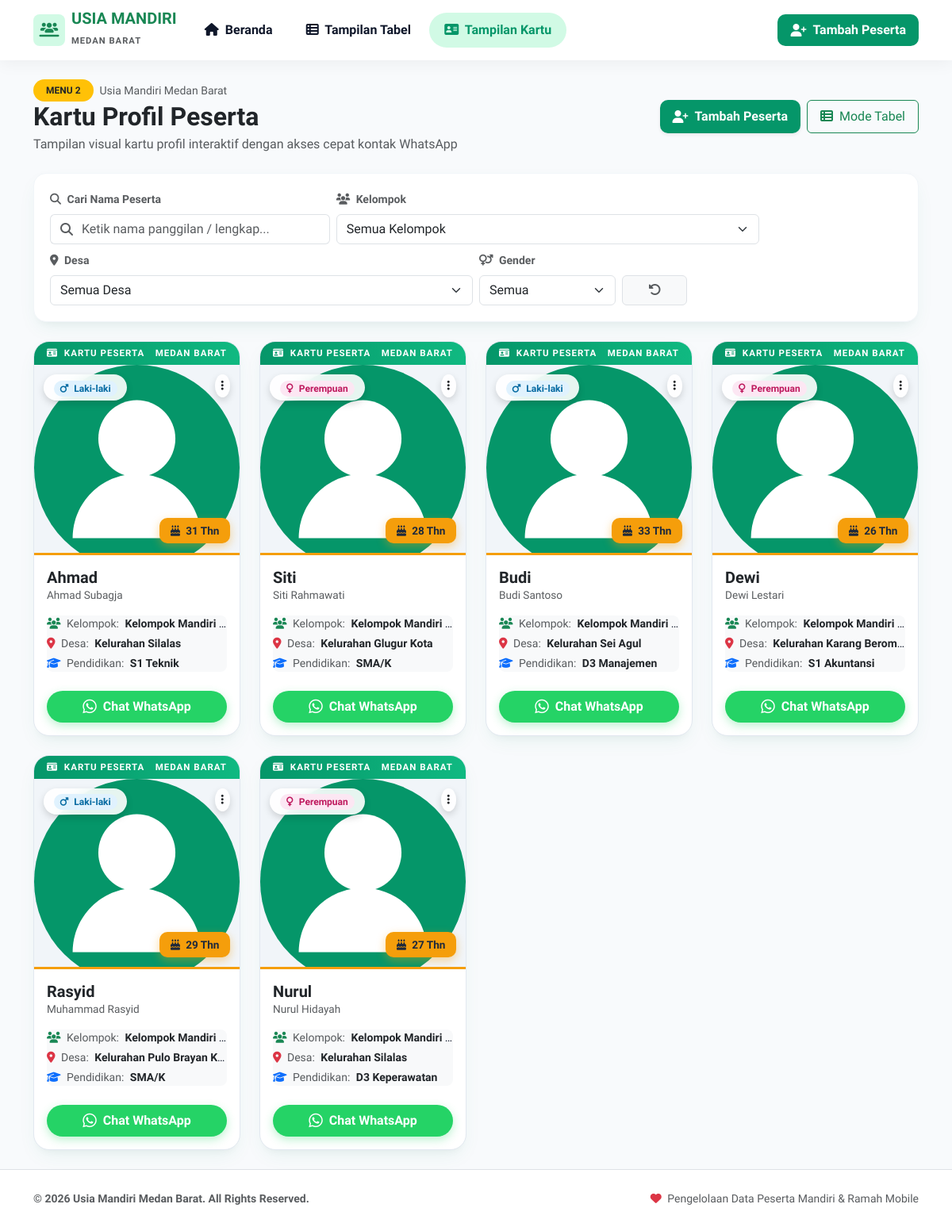
Page /kartu_peserta.php on the committed database.
### tables this page shows
CREATE TABLE `tb_peserta` (
  `id` INT(11) NOT NULL AUTO_INCREMENT,
  `nama_lengkap` VARCHAR(100) NOT NULL,
  `nama_panggilan` VARCHAR(50) NOT NULL,
  `tanggal_lahir` DATE NOT NULL,
  `usia` INT(3) NOT NULL,
  `no_wa` VARCHAR(20) NOT NULL,
  `kelompok` VARCHAR(50) NOT NULL,
  `desa` VARCHAR(50) NOT NULL,
  `jenis_kelamin` ENUM('Laki-laki','Perempuan') NOT NULL,
  `pendidikan_terakhir` VARCHAR(50) DEFAULT 'SMA/K',
  `foto` VARCHAR(255) DEFAULT 'default-avatar.png',
  `created_at` TIMESTAMP DEFAULT CURRENT_TIMESTAMP,
  PRIMARY KEY (`id`)
);

### config/koneksi.php (called while the page is built, shortened)
<?php
function format_wa_url($nomor, $nama = '') {
    $clean_no = preg_replace('/[^0-9]/', '', $nomor);
    if (substr($clean_no, 0, 1) === '0') {
        $clean_no = '62' . substr($clean_no, 1);
    }
    $pesan = urlencode("Halo " . $nama . ", saya menghubungi dari Pengelola Program Usia Mandiri Medan Barat.");
    return "https://wa.me/" . $clean_no . "?text=" . $pesan;
}

### kartu_peserta.php (the view, shortened to what this page needs)
<?php
require_once __DIR__ . '/includes/header.php';
require_once __DIR__ . '/includes/navbar.php';
$peserta_list = [];
if (isset($pdo)) {
    try {
        $stmt = $pdo->query("SELECT * FROM tb_peserta ORDER BY created_at DESC");
        $peserta_list = $stmt->fetchAll();
    } catch (PDOException $e) {
        $db_error = $e->getMessage();
    }
}
?>
<div class="container my-4">
    <div class="d-flex flex-column flex-md-row align-items-md-center justify-content-between mb-4 gap-3">
        <div>
            <div class="d-flex align-items-center gap-2">
                <span class="badge bg-warning text-dark px-3 py-2 rounded-pill fw-bold">MENU 2</span>
                <span class="text-muted small">Usia Mandiri Medan Barat</span>
            </div>
            <h2 class="fw-bold text-dark mb-1">Kartu Profil Peserta</h2>
            <p class="text-muted mb-0">Tampilan visual kartu profil interaktif dengan akses cepat kontak WhatsApp</p>
        </div>
        <div class="d-flex gap-2">
            <a href="form_tambah.php" class="btn btn-primary-green px-3 py-2 shadow-sm d-flex align-items-center gap-2">
                <i class="fas fa-user-plus"></i>
                <span>Tambah Peserta</span>
            </a>
            <a href="tabel_peserta.php" class="btn btn-outline-success px-3 py-2">
                <i class="fas fa-table-list me-1"></i> Mode Tabel
            </a>
        </div>
    </div>
    <div class="filter-box">
        <div class="row g-2 align-items-end">
            <div class="col-12 col-md-4">
                <label class="form-label small fw-bold text-muted"><i class="fas fa-search me-1"></i> Cari Nama Peserta</label>
                <div class="input-group">
                    <span class="input-group-text bg-white border-end-0 text-muted"><i class="fas fa-search"></i></span>
                    <input type="text" id="filter_search" class="form-control border-start-0 ps-0" placeholder="Ketik nama panggilan / lengkap...">
                </div>
            </div>
            <div class="col-6 col-md-2-5">
                <label class="form-label small fw-bold text-muted"><i class="fas fa-users me-1"></i> Kelompok</label>
                <select id="filter_kelompok" class="form-select">
                    <option value="">Semua Kelompok</option>
                </select>
            </div>
            <div class="col-6 col-md-2-5">
                <label class="form-label small fw-bold text-muted"><i class="fas fa-map-marker-alt me-1"></i> Desa</label>
                <select id="filter_desa" class="form-select">
                    <option value="">Semua Desa</option>
                </select>
            </div>
            <div class="col-6 col-md-2">
                <label class="form-label small fw-bold text-muted"><i class="fas fa-venus-mars me-1"></i> Gender</label>
                <select id="filter_gender" class="form-select">
                    <option value="">Semua</option>
                </select>
            </div>
            <div class="col-6 col-md-1 text-end">
                <button type="button" id="btn_reset_filter" class="btn btn-light w-100 border text-muted" title="Reset Filter">
                    <i class="fas fa-rotate-left"></i>
                </button>
            </div>
        </div>
    </div>
    <div class="row g-4" id="peserta_cards_container">
        <?php if (!empty($peserta_list)): ?>
            <?php foreach ($peserta_list as $p):
                $foto_path = (!empty($p['foto']) && file_exists(__DIR__ . '/uploads/peserta/' . $p['foto']))
                    ? 'uploads/peserta/' . $p['foto']
                    : 'assets/images/default-avatar.svg';
                $gender_class = $p['jenis_kelamin'] === 'Laki-laki' ? 'badge-gender-male' : 'badge-gender-female';
            ?>
                <div class="col-12 col-sm-6 col-md-4 col-lg-3 item-peserta-card"
                     data-nama="<?= htmlspecialchars($p['nama_lengkap'] . ' ' . $p['nama_panggilan']) ?>"
                     data-kelompok="<?= htmlspecialchars($p['kelompok']) ?>"
                     data-desa="<?= htmlspecialchars($p['desa']) ?>"
                     data-gender="<?= htmlspecialchars($p['jenis_kelamin']) ?>">
                    <div class="id-card">
                        <div class="id-card-header-bar d-flex align-items-center justify-content-between">
                            <span><i class="fas fa-id-card me-1"></i> KARTU PESERTA</span>
                            <span>MEDAN BARAT</span>
                        </div>
                        <div class="id-card-photo-wrapper">
                            <div class="id-card-badge-top-left">
                                <span class="badge <?= $gender_class ?> px-2 py-1 rounded-pill small">
                                    <i class="fas fa-<?= $p['jenis_kelamin'] === 'Laki-laki' ? 'mars' : 'venus' ?> me-1"></i>
                                    <?= htmlspecialchars($p['jenis_kelamin']) ?>
                                </span>
                            </div>
                            <div class="id-card-dropdown-top-right dropdown">
                                <button class="btn btn-sm btn-light rounded-circle border-0" type="button" data-bs-toggle="dropdown" aria-expanded="false">
                                    <i class="fas fa-ellipsis-v text-dark"></i>
                                </button>
                            </div>
                            <img src="<?= $foto_path ?>" alt="Foto <?= htmlspecialchars($p['nama_panggilan']) ?>" class="id-card-photo">
                            <div class="id-card-age-tag">
                                <i class="fas fa-birthday-cake me-1"></i> <?= (int)$p['usia'] ?> Thn
                            </div>
                        </div>
                        <div class="p-3 d-flex flex-column justify-content-between flex-grow-1">
                            <div>
                                <h5 class="fw-bold text-dark mb-0 text-truncate" title="<?= htmlspecialchars($p['nama_panggilan']) ?>">
                                    <?= htmlspecialchars($p['nama_panggilan']) ?>
                                </h5>
                                <small class="text-muted d-block mb-3 text-truncate" style="font-size: 0.85rem;">
                                    <?= htmlspecialchars($p['nama_lengkap']) ?>
                                </small>
                                <div class="bg-light p-2-5 rounded-3 text-start small mb-3">
                                    <div class="text-truncate mb-1">
                                        <i class="fas fa-users text-success me-1"></i>
                                        <span class="text-muted">Kelompok:</span>
                                        <strong class="text-dark ms-1"><?= htmlspecialchars($p['kelompok']) ?></strong>
                                    </div>
                                    <div class="text-truncate mb-1">
                                        <i class="fas fa-location-dot text-danger me-1"></i>
                                        <span class="text-muted">Desa:</span>
                                        <span class="fw-semibold text-dark ms-1"><?= htmlspecialchars($p['desa']) ?></span>
                                    </div>
                                    <div class="text-truncate">
                                        <i class="fas fa-graduation-cap text-primary me-1"></i>
                                        <span class="text-muted">Pendidikan:</span>
                                        <span class="fw-semibold text-dark ms-1"><?= htmlspecialchars($p['pendidikan_terakhir']) ?></span>
                                    </div>
                                </div>
                            </div>
                            <a href="<?= format_wa_url($p['no_wa'], $p['nama_panggilan']) ?>" target="_blank" class="btn btn-whatsapp w-100 d-flex align-items-center justify-content-center gap-2 mt-2">
                                <i class="fab fa-whatsapp fs-5"></i>
                                <span>Chat WhatsApp</span>
                            </a>
                        </div>
                    </div>
                </div>
            <?php endforeach; ?>
        <?php endif; ?>
    </div>
</div>
<?php require_once __DIR__ . '/includes/footer.php'; ?>

### includes/header.php (shortened to what this page needs)
<?php
require_once __DIR__ . '/../config/koneksi.php';
?>
<!DOCTYPE html>
<html lang="id">
<head>
    <link href="https://cdn.jsdelivr.net/npm/bootstrap@5.3.2/dist/css/bootstrap.min.css" rel="stylesheet">
    <link rel="stylesheet" href="https://cdnjs.cloudflare.com/ajax/libs/font-awesome/6.4.2/css/all.min.css">
    <link rel="stylesheet" href="assets/css/style.css">
</head>
<body>

### includes/navbar.php (shortened to what this page needs)
<?php
$current_page = basename($_SERVER['PHP_SELF']);
?>
<nav class="navbar navbar-expand-lg navbar-custom sticky-top">
    <div class="container">
        <a class="navbar-brand d-flex align-items-center me-3" href="index.php">
            <span class="bg-emerald-100 text-emerald-700 p-2 rounded-3 me-2 d-flex align-items-center justify-content-center" style="background-color: var(--light-green); width: 40px; height: 40px;">
                <i class="fas fa-users-line text-success fs-5"></i>
            </span>
            <div>
                <span class="d-block fw-bold text-success lh-1">USIA MANDIRI</span>
                <small class="text-muted fs-8 fw-semibold text-uppercase" style="font-size: 0.7rem; letter-spacing: 1px;">Medan Barat</small>
            </div>
        </a>
        <div class="collapse navbar-collapse" id="navbarMain">
            <ul class="navbar-nav me-auto mb-2 mb-lg-0 gap-1 mt-3 mt-lg-0">
                <li class="nav-item">
                    <a class="nav-link <?= $current_page === 'index.php' ? 'active' : '' ?>" href="index.php">
                        <i class="fas fa-house me-1"></i> Beranda
                    </a>
                </li>
                <li class="nav-item">
                    <a class="nav-link <?= $current_page === 'tabel_peserta.php' ? 'active' : '' ?>" href="tabel_peserta.php">
                        <i class="fas fa-table-list me-1"></i> Tampilan Tabel
                    </a>
                </li>
                <li class="nav-item">
                    <a class="nav-link <?= $current_page === 'kartu_peserta.php' ? 'active' : '' ?>" href="kartu_peserta.php">
                        <i class="fas fa-address-card me-1"></i> Tampilan Kartu
                    </a>
                </li>
            </ul>
            <div class="d-flex align-items-center gap-2 mt-3 mt-lg-0">
                <a href="form_tambah.php" class="btn btn-primary-green px-3 py-2 w-100 w-lg-auto d-flex align-items-center justify-content-center gap-2">
                    <i class="fas fa-user-plus"></i>
                    <span>Tambah Peserta</span>
                </a>
            </div>
        </div>
    </div>
</nav>

### includes/footer.php (shortened to what this page needs)
<footer class="mt-auto py-4 bg-white border-top text-center text-muted">
    <div class="container">
        <div class="row align-items-center">
            <div class="col-md-6 text-md-start mb-2 mb-md-0">
                <small class="fw-semibold">&copy; <?= date('Y') ?> <strong>Usia Mandiri Medan Barat</strong>. All Rights Reserved.</small>
            </div>
            <div class="col-md-6 text-md-end">
                <small class="text-muted"><i class="fas fa-heart text-danger me-1"></i> Pengelolaan Data Peserta Mandiri & Ramah Mobile</small>
            </div>
        </div>
    </div>
</footer>
</body>
</html>

### assets/css/style.css (style rules this page uses)
:root { --primary-green: #059669; --primary-green-hover: #047857; --light-green: #d1fae5; --accent-yellow: #f59e0b; --accent-yellow-light: #fef3c7; --accent-yellow-hover: #d97706; --dark-text: #0f172a; --muted-text: #64748b; --bg-body: #f8fafc; --card-bg: #ffffff; --card-shadow: 0 10px 25px -5px rgba(5, 150, 105, 0.08), 0 8px 10px -6px rgba(0, 0, 0, 0.04); --hover-shadow: 0 20px 25px -5px rgba(5, 150, 105, 0.15), 0 10px 10px -5px rgba(0, 0, 0, 0.04); --border-radius-xl: 1.25rem; --border-radius-lg: 1rem; }
body { font-family: 'Plus Jakarta Sans', -apple-system, BlinkMacSystemFont, "Segoe UI", Roboto, sans-serif; background-color: var(--bg-body); color: var(--dark-text); min-height: 100vh; display: flex; flex-direction: column; }
.navbar-custom { background: #ffffff; box-shadow: 0 4px 20px rgba(0, 0, 0, 0.05); }
.navbar-brand { font-weight: 800; color: var(--primary-green) !important; }
.nav-link { font-weight: 600; color: var(--dark-text) !important; padding: 0.6rem 1.2rem !important; border-radius: 50rem; transition: all 0.2s ease; }
.nav-link:hover, .nav-link.active { background-color: var(--light-green); color: var(--primary-green) !important; }
.id-card { background: #ffffff; border-radius: var(--border-radius-xl); border: 1px solid #e2e8f0; box-shadow: var(--card-shadow); transition: all 0.35s ease; overflow: hidden; position: relative; display: flex; flex-direction: column; height: 100%; }
.id-card-photo-wrapper { position: relative; width: 100%; height: 240px; background-color: #f1f5f9; overflow: hidden; border-bottom: 3px solid var(--accent-yellow); }
.id-card-photo { width: 100%; height: 100%; object-fit: cover; object-position: center top; transition: transform 0.4s ease; }
.id-card-badge-top-left { position: absolute; top: 12px; left: 12px; z-index: 2; backdrop-filter: blur(8px); background: rgba(255, 255, 255, 0.9); border-radius: 50rem; padding: 0.3rem 0.8rem; box-shadow: 0 4px 10px rgba(0, 0, 0, 0.15); }
.id-card-dropdown-top-right { position: absolute; top: 12px; right: 12px; z-index: 2; }
.id-card-dropdown-top-right .btn { background: rgba(255, 255, 255, 0.9); backdrop-filter: blur(8px); box-shadow: 0 4px 10px rgba(0, 0, 0, 0.15); }
.id-card-age-tag { position: absolute; bottom: 12px; right: 12px; background-color: var(--accent-yellow); color: #1e293b; font-weight: 800; padding: 0.35rem 0.85rem; border-radius: 10px; box-shadow: 0 4px 12px rgba(245, 158, 11, 0.4); font-size: 0.85rem; z-index: 2; }
.id-card-header-bar { background: linear-gradient(90deg, #059669, #10b981); color: #ffffff; font-size: 0.72rem; font-weight: 800; letter-spacing: 1px; text-transform: uppercase; padding: 0.35rem 1rem; }
.badge-gender-male { background-color: #e0f2fe; color: #0369a1; font-weight: 600; }
.badge-gender-female { background-color: #fce7f3; color: #be185d; font-weight: 600; }
.btn-whatsapp { background-color: #25d366; color: #ffffff; font-weight: 700; border: none; border-radius: 50rem; padding: 0.5rem 1.25rem; box-shadow: 0 4px 12px rgba(37, 211, 102, 0.3); transition: all 0.2s ease; }
.btn-primary-green { background-color: var(--primary-green); color: #ffffff; font-weight: 700; border: none; border-radius: 10px; transition: all 0.2s ease; }
.filter-box { background: #ffffff; border-radius: var(--border-radius-lg); padding: 1.25rem; box-shadow: var(--card-shadow); border: 1px solid #f1f5f9; margin-bottom: 1.5rem; }

### rows in the picture
tb_peserta: jenis_kelamin "Laki-laki", usia "31", nama_panggilan "Ahmad", nama_lengkap "Ahmad Subagja", kelompok "Kelompok Mandiri…", desa "Kelurahan Silalas", pendidikan_terakhir "S1 Teknik"
tb_peserta: jenis_kelamin "Perempuan", usia "28", nama_panggilan "Siti", nama_lengkap "Siti Rahmawati", kelompok "Kelompok Mandiri…", desa "Kelurahan Glugur Kota", pendidikan_terakhir "SMA/K"
tb_peserta: jenis_kelamin "Laki-laki", usia "33", nama_panggilan "Budi", nama_lengkap "Budi Santoso", kelompok "Kelompok Mandiri…", desa "Kelurahan Sei Agul", pendidikan_terakhir "D3 Manajemen"
tb_peserta: jenis_kelamin "Perempuan", usia "26", nama_panggilan "Dewi", nama_lengkap "Dewi Lestari", kelompok "Kelompok Mandiri…", desa "Kelurahan Karang Berom…", pendidikan_terakhir "S1 Akuntansi"
tb_peserta: jenis_kelamin "Laki-laki", usia "29", nama_panggilan "Rasyid", nama_lengkap "Muhammad Rasyid", kelompok "Kelompok Mandiri…", desa "Kelurahan Pulo Brayan K…", pendidikan_terakhir "SMA/K"
tb_peserta: jenis_kelamin "Perempuan", usia "27", nama_panggilan "Nurul", nama_lengkap "Nurul Hidayah", kelompok "Kelompok Mandiri…", desa "Kelurahan Silalas", pendidikan_terakhir "D3 Keperawatan"
